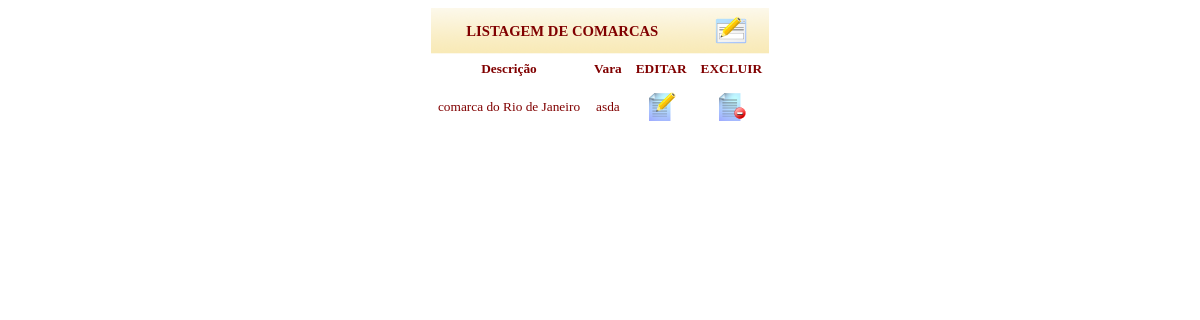
/view/consultarComarca.php?pag=processo (signed in), run on an earlier commit of the app's database.
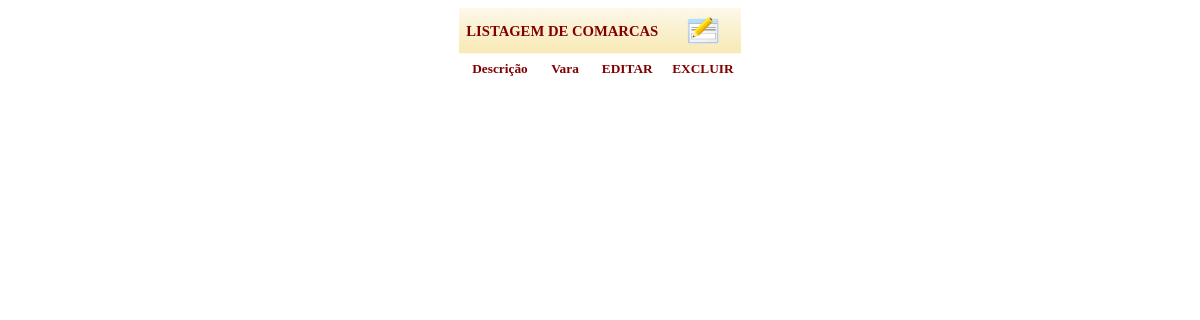
And on a later commit of the database.
### tables this page shows
CREATE TABLE IF NOT EXISTS `comarca` (
`idComarca` int(11) NOT NULL,
  `descricao` varchar(30) NOT NULL,
  `idVara` int(11) NOT NULL,
  `status` int(11) NOT NULL DEFAULT '1'
);

CREATE TABLE IF NOT EXISTS `vara` (
`idVara` int(11) NOT NULL,
  `descricao` varchar(30) NOT NULL,
  `idTribunal` int(11) NOT NULL,
  `status` int(11) NOT NULL DEFAULT '1'
);

### model/comarcaDAO.php (the view, shortened to what this page needs)
<?php
class ComarcaDAO extends banco {
	public function consultar() {
			$consulta = "select c.*, v.descricao as vara
			            from".TBL_COMARCAS." c
			                join ".TBL_VARAS." v ON
			                v.idVara = c.idVara
                        where c.status=1";
			$resultado = mysql_query($consulta) or die(mysql_error());
            while ($linha=mysql_fetch_array($resultado)) {
                    echo"<tr class='texto' align='center' id=".$linha['idComarca'].">
                    <td>".$linha['descricao']."</td>
                    <td>".$linha['vara']."</td>
                    <td><a id='altera' href='../control/controleComarca.php?idcomarca=".$linha['idComarca']."&opcao=lista'><img src='../public/img/file_edit.png' border='no'></a></td>
                    <td><a href=javascript:excluir(".$linha['idComarca'].")><img src='../public/img/file_remove.png' border='no'></a></td>
                    </tr>";
            }
			return $resultado;
		}
}
?>

What changed in the data, as far as the page shows it:
removed comarca: descricao "comarca do Rio de Janeiro", idVara.descricao "asda"
